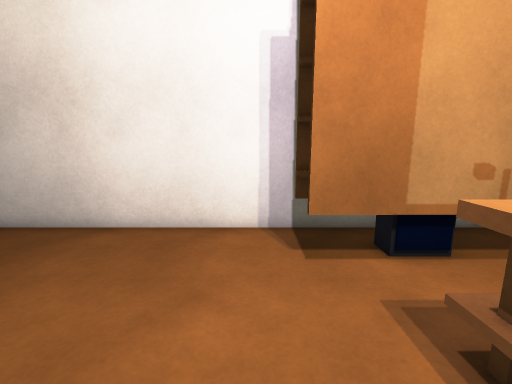
view 1 (above)

13 first-person views from a walk through a scene from a Unity 3-D project. The camera is 1.4 m above the floor, tilts 10° down and sees 90° across. The floor is counted in squares, 0.5 m on a side. Each view is taken from the middle of a square. On the plan, view 1 faces up. The plan holds only what a view shows up to about 19 squares ahead; the rest is blank. The player character is not drawn. Some surface patterns are stand-ins.

view 2
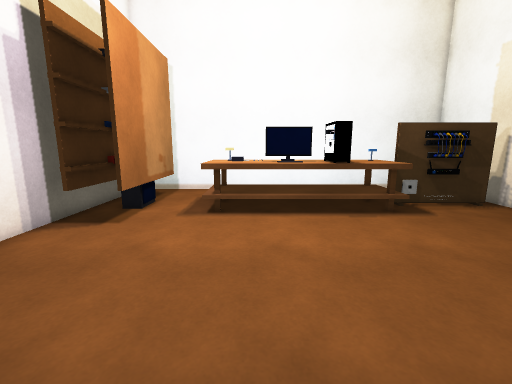

view 3
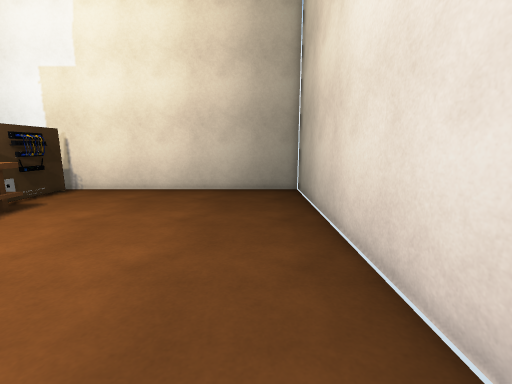

view 4
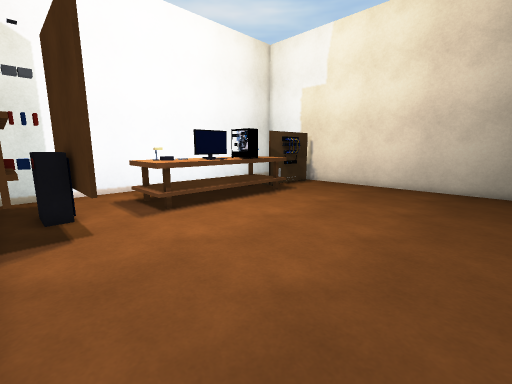

view 5
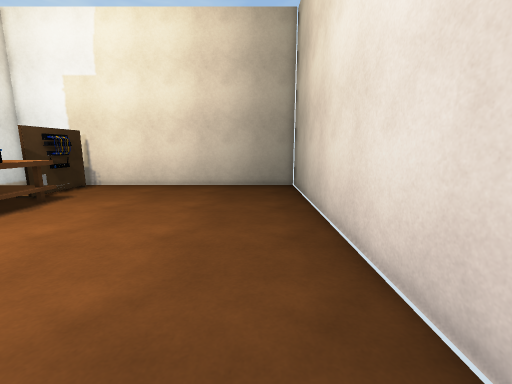

view 6
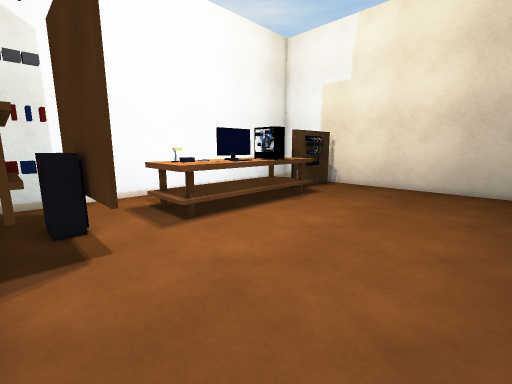

view 7
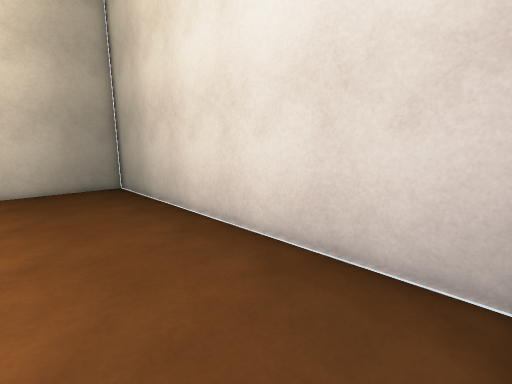

view 8
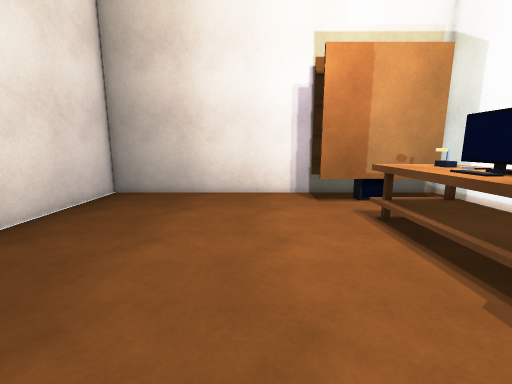

view 9
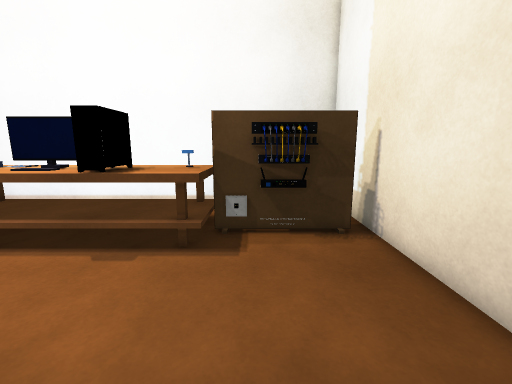

view 10
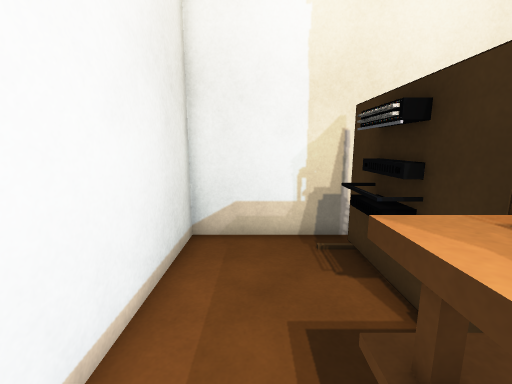

view 11
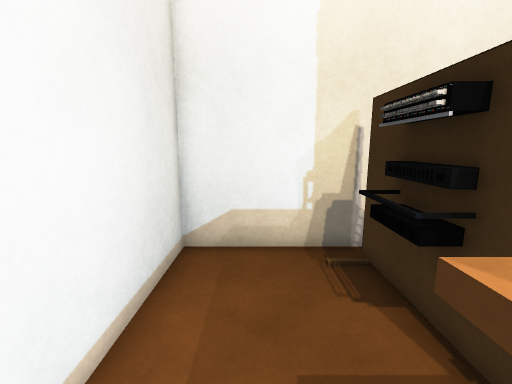

view 12
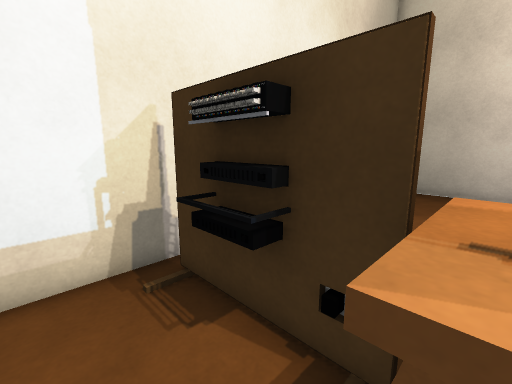

view 13
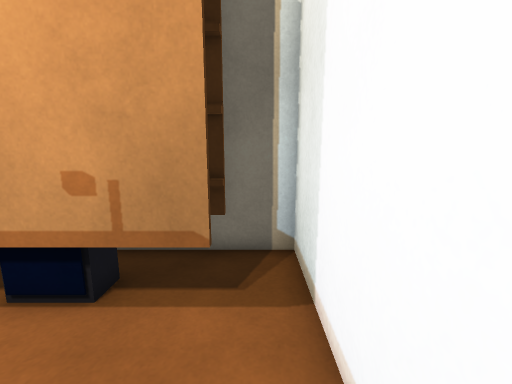

### Floor plan
Points are (right, up) in squares from view 1. A wall is a line through its corners. A room is listed if a view was taken in it or the views show most of it. See-through windows are left out.
Room 1 (views 1, 2, 3, 4, 5, 6, 7, 8, 9, 10, 11, 12, 13)
walls: (4.3, -5.6) (4.3, -10.2); (4.8, -5.5) (2.7, -5.5) (2.7, 3.3) (5.9, 3.3); (5.9, -4) (5.9, -5.6); (3.8, -7.7) (3.8, -7); (3.5, -8) (4.1, -7.7); (4.6, -7) (4.6, -8.6); (4.8, -7) (4.8, -8.8); (3.8, -8.5) (3.8, -7.8); (3.9, -9) (3.9, -7); (4.4, 7.1) (5.1, 7.1); (4.2, -10.3) (4.2, -5.6); (6.1, 8.7) (-10.8, 8.7) (-10.8, -10.9) (9.1, -10.9) (9.1, 8.7) (6.5, 8.7)
low walls: (5.1, 7.1) (5.1, 6.5)
ways out: gap at (4, -10)
objects: other object (2, 6) to (6, 6); other object (4, 8)

Where each view was taken, in squares from view 1:
view 1: 0 up, 0 right, facing up
view 2: 1 up, 8 left, facing right
view 3: 6 up, 8 left, facing down
view 4: 8 up, 8 left, facing down-right
view 5: 8 up, 8 left, facing down
view 6: 8 up, 6 left, facing down-right
view 7: 8 up, 5 left, facing down-left
view 8: 7 down, 2 left, facing up
view 9: 7 down, 4 left, facing right
view 10: 3 down, 7 right, facing down
view 11: 4 down, 7 right, facing down
view 12: 5 down, 7 right, facing down-left
view 13: 2 up, 8 right, facing up
